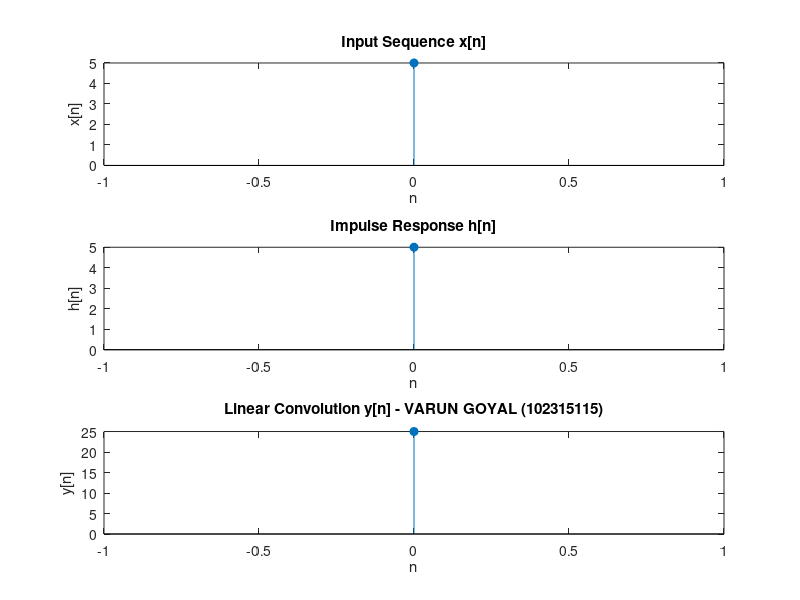

The MATLAB script that drew this image:
% Linear convolution without using inbuilt conv()

% VARUN GOYAL
% 102315115

% Input sequences
x = input('Enter the first sequence x[n]: ');
h = input('Enter the second sequence h[n]: ');

% Length of sequences
N = length(x);
M = length(h);

% Length of output sequence
L = N + M - 1;

% Zero-padding
x = [x, zeros(1, M-1)];
h = [h, zeros(1, N-1)];

% Initialize result
y = zeros(1, L);

% Convolution process
for n = 1:L
    for k = 1:N
        if (n-k+1 > 0)
            y(n) = y(n) + x(k) * h(n-k+1);
        end
    end
end

% Display output
disp('Linear Convolution result y[n]: ');
disp(y);

% Plotting
subplot(3,1,1);
stem(0:N-1, x(1:N), 'filled');
title('Input Sequence x[n]');
xlabel('n'); ylabel('x[n]');

subplot(3,1,2);
stem(0:M-1, h(1:M), 'filled');
title('Impulse Response h[n]');
xlabel('n'); ylabel('h[n]');

subplot(3,1,3);
stem(0:L-1, y, 'filled');
title('Linear Convolution y[n] - VARUN GOYAL (102315115)');
xlabel('n'); ylabel('y[n]');
